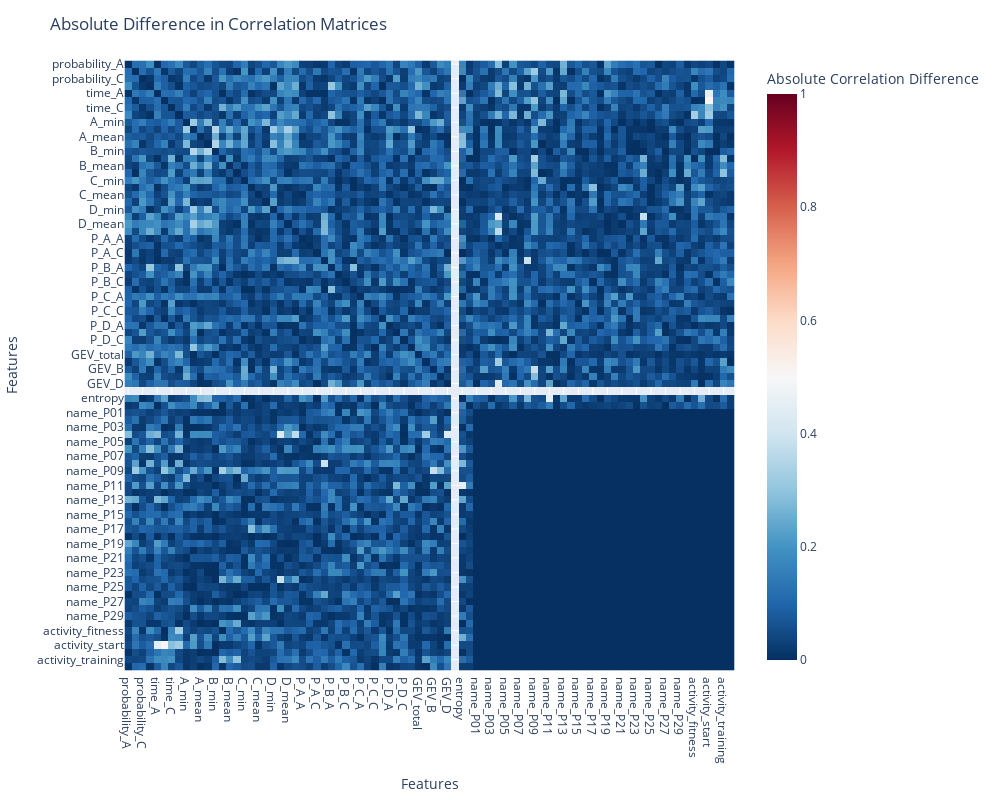

Notebook code cell kept with this figure:
### Code cell
import plotly.express as px

# Create the heatmap for the absolute difference between the correlation matrices
fig = px.imshow(correlation_diff, 
                labels=dict(color="Absolute Correlation Difference"),
                x=correlation_diff.columns,
                y=correlation_diff.index,
                color_continuous_scale='RdBu_r',
                zmin=0, zmax=1)

# Update layout for better readability
fig.update_layout(
    title='Absolute Difference in Correlation Matrices',
    xaxis_title='Features',
    yaxis_title='Features',
    width=1000,
    height=800
)

# Show the plot
fig.show()

### Figure 1 — Plotly figure (JSON) as saved in the notebook; plotly's stock layout.template omitted (floating-point values rounded to 4 significant figures; data arrays with more than 128 entries replaced by an {"elided": "..."} marker saying what was removed)
{"data": [{"coloraxis": "coloraxis", "hovertemplate": "x: %{x}<br>y: %{y}<br>Absolute Correlation Difference: %{z}<extra></extra>", "name": "0", "type": "heatmap", "x": ["probability_A", "probability_B", "probability_C", "probability_D", "time_A", "time_B", "time_C", "time_D", "A_min", "A_max", "A_mean", "A_std", "B_min", "B_max", "B_mean", "B_std", "C_min", "C_max", "C_mean", "C_std", "D_min", "D_max", "D_mean", "D_std", "P_A_A", "P_A_B", "P_A_C", "P_A_D", "P_B_A", "P_B_B", "P_B_C", "P_B_D", "P_C_A", "P_C_B", "P_C_C", "P_C_D", "P_D_A", "P_D_B", "P_D_C", "P_D_D", "GEV_total", "GEV_A", "GEV_B", "GEV_C", "GEV_D", "max_entropy", "entropy", "mc_entropy", "name_P01", "name_P02", "name_P03", "name_P04", "name_P05", "name_P06", "name_P07", "name_P08", "name_P09", "name_P10", "name_P11", "name_P12", "name_P13", "name_P14", "name_P15", "name_P16", "name_P17", "name_P18", "name_P19", "name_P20", "name_P21", "name_P22", "name_P23", "name_P24", "name_P25", "name_P26", "name_P27", "name_P28", "name_P29", "name_P30", "activity_fitness", "activity_slow", "activity_start", "activity_successful", "activity_training", "activity_your"], "xaxis": "x", "y": ["probability_A", "probability_B", "probability_C", "probability_D", "time_A", "time_B", "time_C", "time_D", "A_min", "A_max", "A_mean", "A_std", "B_min", "B_max", "B_mean", "B_std", "C_min", "C_max", "C_mean", "C_std", "D_min", "D_max", "D_mean", "D_std", "P_A_A", "P_A_B", "P_A_C", "P_A_D", "P_B_A", "P_B_B", "P_B_C", "P_B_D", "P_C_A", "P_C_B", "P_C_C", "P_C_D", "P_D_A", "P_D_B", "P_D_C", "P_D_D", "GEV_total", "GEV_A", "GEV_B", "GEV_C", "GEV_D", "max_entropy", "entropy", "mc_entropy", "name_P01", "name_P02", "name_P03", "name_P04", "name_P05", "name_P06", "name_P07", "name_P08", "name_P09", "name_P10", "name_P11", "name_P12", "name_P13", "name_P14", "name_P15", "name_P16", "name_P17", "name_P18", "name_P19", "name_P20", "name_P21", "name_P22", "name_P23", "name_P24", "name_P25", "name_P26", "name_P27", "name_P28", "name_P29", "name_P30", "activity_fitness", "activity_slow", "activity_start", "activity_successful", "activity_training", "activity_your"], "yaxis": "y", "z": {"elided": "84x84 float values"}}], "layout": {"coloraxis": {"cmax": 1, "cmin": 0, "colorbar": {"title": {"text": "Absolute Correlation Difference"}}, "colorscale": [[0, "rgb(5,48,97)"], [0.1, "rgb(33,102,172)"], [0.2, "rgb(67,147,195)"], [0.3, "rgb(146,197,222)"], [0.4, "rgb(209,229,240)"], [0.5, "rgb(247,247,247)"], [0.6, "rgb(253,219,199)"], [0.7, "rgb(244,165,130)"], [0.8, "rgb(214,96,77)"], [0.9, "rgb(178,24,43)"], [1, "rgb(103,0,31)"]]}, "height": 800, "margin": {"t": 60}, "title": {"text": "Absolute Difference in Correlation Matrices"}, "width": 1000, "xaxis": {"anchor": "y", "constrain": "domain", "domain": [0, 1], "scaleanchor": "y", "title": {"text": "Features"}}, "yaxis": {"anchor": "x", "autorange": "reversed", "constrain": "domain", "domain": [0, 1], "title": {"text": "Features"}}}}
